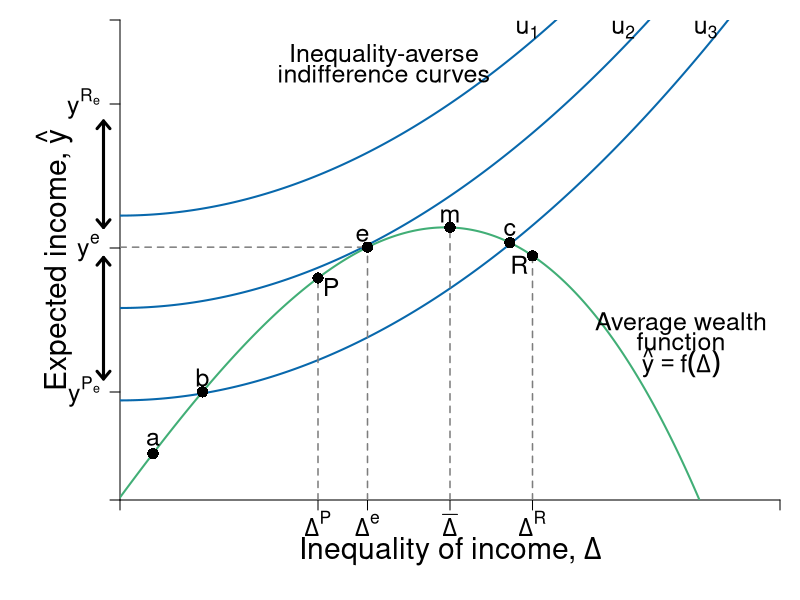

R code for this plot:
#Graph Designer: Simon Halliday & Riley Boeth '17
#Authors: Bowles, Foley and Halliday
#Title: Coordination, Conflict and Competition: A Text in Microeconomics

library(shape)
require(shape)
pdf(file = "risk/risks_inequality_averse.pdf", width = 10, height = 8)


#Set parameters for graphics
axislabelsize <- 1.8
labelsize <- 1.5
namesize <- 1.8
annotatesize <- 1.5
graphlinewidth <- 2
segmentlinewidth <- 1.5

COL <- c("#7fc97f", "#beaed4", "#fdc086", "#ffff99", "#386cb0", "#f0027f", "#bf5b17", "#666666")
COLA <- c("#e0f3db", "#99d8c9","#66c2a4","#41ae76", "#238b45", "#005824")
COLB <- c("#c6dbef", "#4eb3d3", "#2b8cbe", "#0868ac","#084081")
COLC <- c("#fcfbfd", "#efedf5", "#dadaeb", "#bcbddc", "#9e9ac8", "#807dba", "#6a51a3", "#54278f", "#3f007d")
grays <- gray.colors(25, start = 1, end = 0)

#Edited the margins to cater for the larger LHS labels
par(mar =  c(5, 6, 1, 1))

#Indifference curves of a risk-averse homo economicus (1st graph out of the two for 4.7)

indiffA1 <- function(x, uA = 5, rmax=  .7, xmax = 15) {
  uA + (1/2)*(rmax/xmax)*(x^2)
}

#rmax*x
#indiffA <- function(x, ua=2) {
#  ua + (1/12)*(x)^2
#}

#Average wealth function 

avgwealth <- function(x){
  (1.08)*((-1/35)*(((-((.9)*x-36))^2))+36.8+((-1/10)*(x-4)+(-1/1000)*((x-3)^3)))
}

#Add limits on axes and levels of utility for each indifference curve
ylims <- c(0, 40)
xlims <- c(0, 40)

npts <- 501 
x <- seq(xlims[1], xlims[2], length.out = npts)
y <- seq(ylims[1], ylims[2], length.out = npts) 

plot(0, 0, xlim = xlims, ylim = ylims, type = "n",
     xlab = expression(paste("")),
     ylab = expression(paste("")), 
     xaxt = "n", 
     yaxt = "n", 
     cex.lab = axislabelsize, 
     bty = "n", 
     xaxs = "i", 
     yaxs = "i"
)

#x and y limits with plain axes without ticks/numbers to match previous graph

ticksx <- c(0,  12, 15, 20, 25, xlims[2])
xlabels <- c(NA, expression(paste(Delta^P)),  expression(paste(Delta^e)), expression(paste(bar(Delta) )), expression(paste(Delta^R)),  NA)
ticksy <- c(0, 21 - 12, 21, 21 + 12, ylims[2])
ylabels <- c(NA, expression(paste(y^P[e])), expression(paste(y^e)), expression(paste(y^R[e])), NA)



axis(1,at = ticksx,  pos = 0, labels = xlabels, cex.axis = labelsize)
axis(2,at = ticksy,  pos = 0, labels = ylabels, las = 1, cex.axis = labelsize)

npts <- 500 
xx1 <- seq(xlims[1], xlims[2], length.out = npts)
xx2 <- seq(0, xlims[2], length.out = npts)
xx3 <- seq(xlims[1], 0, length.out = npts)
xx4 <- seq(-11, 0, length.out = npts)


lines(xx1, indiffA1(xx1, uA = 8.3), col = COLB[4], lwd = graphlinewidth)
lines(xx1, indiffA1(xx1, uA = 16), col = COLB[4], lwd = graphlinewidth)
lines(xx1, indiffA1(xx1, uA = 23.7), col = COLB[4], lwd = graphlinewidth)
lines(xx1, avgwealth(xx1), col = COLA[4], lwd = graphlinewidth)


#Axis labels and draw linear utility function
mtext(expression(paste("Inequality of income, ", Delta)), side = 1, line = 2.5, cex = axislabelsize)
text(-4, 0.5*ylims[2], expression(paste("Expected income, ", hat(y))), xpd = TRUE, cex = axislabelsize, srt = 90) 

#Label various points on line

text(2, avgwealth(2)+1.2, expression(paste("a")), cex = labelsize)
text(5, avgwealth(5)+1.2, expression(paste("b")), cex = labelsize)
points(5, avgwealth(5), pch = 16, col = "black", cex = 1.5)
points(2, avgwealth(2), pch = 16, col = "black", cex = 1.5)

segments(25, 0, 25, avgwealth(25), lty = 2, col = grays[20], lwd = segmentlinewidth)
points(25, avgwealth(25), pch = 16, col = "black", cex = 1.5)

text(23.63, avgwealth(23.63)+1.1, expression(paste("c")), cex = labelsize)
points(23.63, avgwealth(23.63), pch = 16, col = "black", cex = 1.5)

text(20, avgwealth(20)+1, expression(paste(m)), cex = labelsize)
segments(20, 0, 20, avgwealth(20), lty = 2, col = grays[20], lwd = segmentlinewidth)
points(20, avgwealth(20), pch = 16, col = "black", cex = 1.5)

text(14.7, avgwealth(15)+1, expression(paste(e)), cex = labelsize)
segments(15, 0, 15, avgwealth(15), lty = 2, col = grays[20], lwd = segmentlinewidth)
segments(0, avgwealth(15), 15, avgwealth(15), lty = 2, col = grays[20], lwd = segmentlinewidth)
points(15, avgwealth(15), pch = 16, col = "black", cex = 1.5)

segments(12, 0, 12, avgwealth(12), lty = 2, col = grays[20], lwd = segmentlinewidth)
points(12, avgwealth(12), pch = 16, col = "black", cex = 1.5)

#Add arrow beside y axis and points on axis

arrows(-1, avgwealth(21) + 9, -1, avgwealth(20) , col = "black", code = 3, arr.type = "simple", lty = 1, xpd = TRUE, length = 0.1, angle = 40, lwd = 3)
arrows(-1, avgwealth(21) - 12.5, -1, avgwealth(20) - 2.5, col = "black", code = 3, arr.type = "simple", lty = 1, xpd = TRUE, length = 0.1, angle = 40, lwd = 3)

#points(0, avgwealth(23)+12, pch = 16, col = "black", cex = 1.5, xpd = TRUE)
#points(0, avgwealth(23), pch = 16, col = "black", cex = 1.5,xpd = TRUE)
#points(0, avgwealth(23)-12, pch = 16, col = "black", cex = 1.5,xpd = TRUE)

#label the three indifference curves

text(24.7, 39.2, expression(paste(u[1])), xpd = TRUE, cex = labelsize)
text(30.5, 39.2, expression(paste(u[2])),  xpd = TRUE, cex = labelsize)
text(35.5, 39.2, expression(paste(u[3])),  xpd = TRUE, cex = labelsize)

#Label P and R
text(12 + 0.8, avgwealth(12) - 0.75, expression(paste(P)), cex = labelsize)
text(25 - 0.8, avgwealth(25) - 0.75, expression(paste(R)), cex = labelsize)

#Label average wealth curve and indifference curves generally

text(34, avgwealth(30)+1.5, expression(paste("Average wealth")), xpd = TRUE, cex = labelsize)
text(34, avgwealth(30), expression(paste("function")), xpd = TRUE, cex = labelsize)
text(34, avgwealth(30)-1.75, expression(paste(hat(y) == f(Delta))), xpd = TRUE, cex = labelsize)

#text(17, 38.5, expression(paste("Inequality Averse")), xpd = TRUE, cex = labelsize)
text(16, 37, expression(paste("Inequality-averse")), xpd = TRUE, cex = labelsize)
text(16, 35.5, expression(paste("indifference curves")), xpd = TRUE, cex = labelsize)


dev.off()
